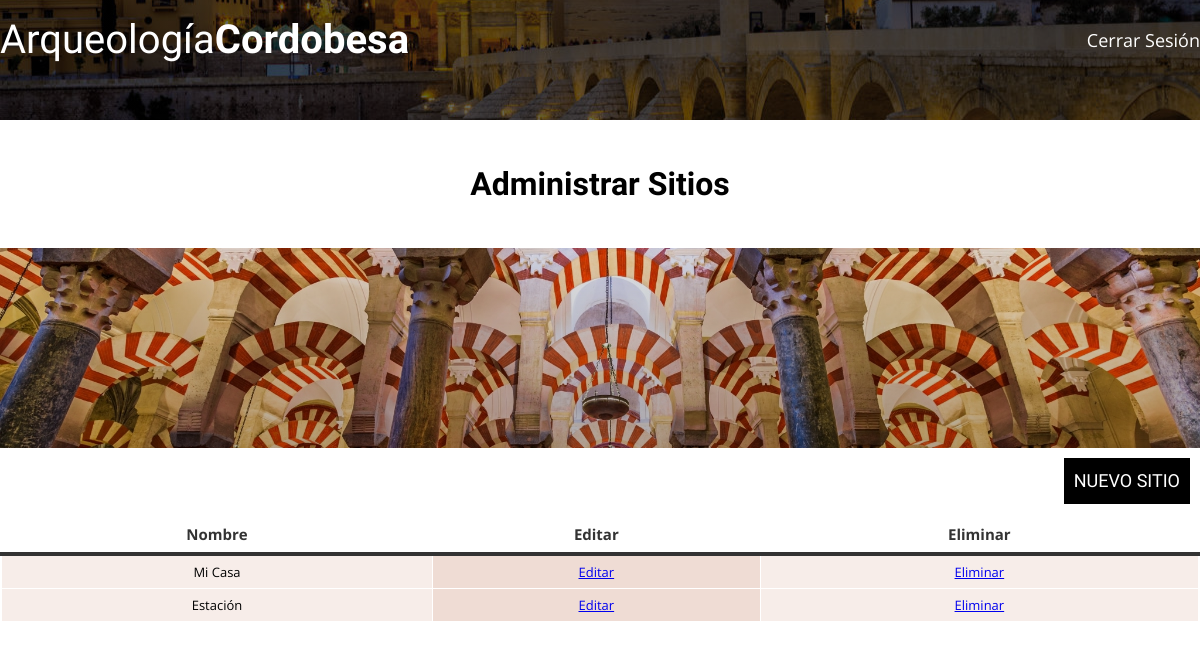
The app's page /admin.php (signed in), older data.
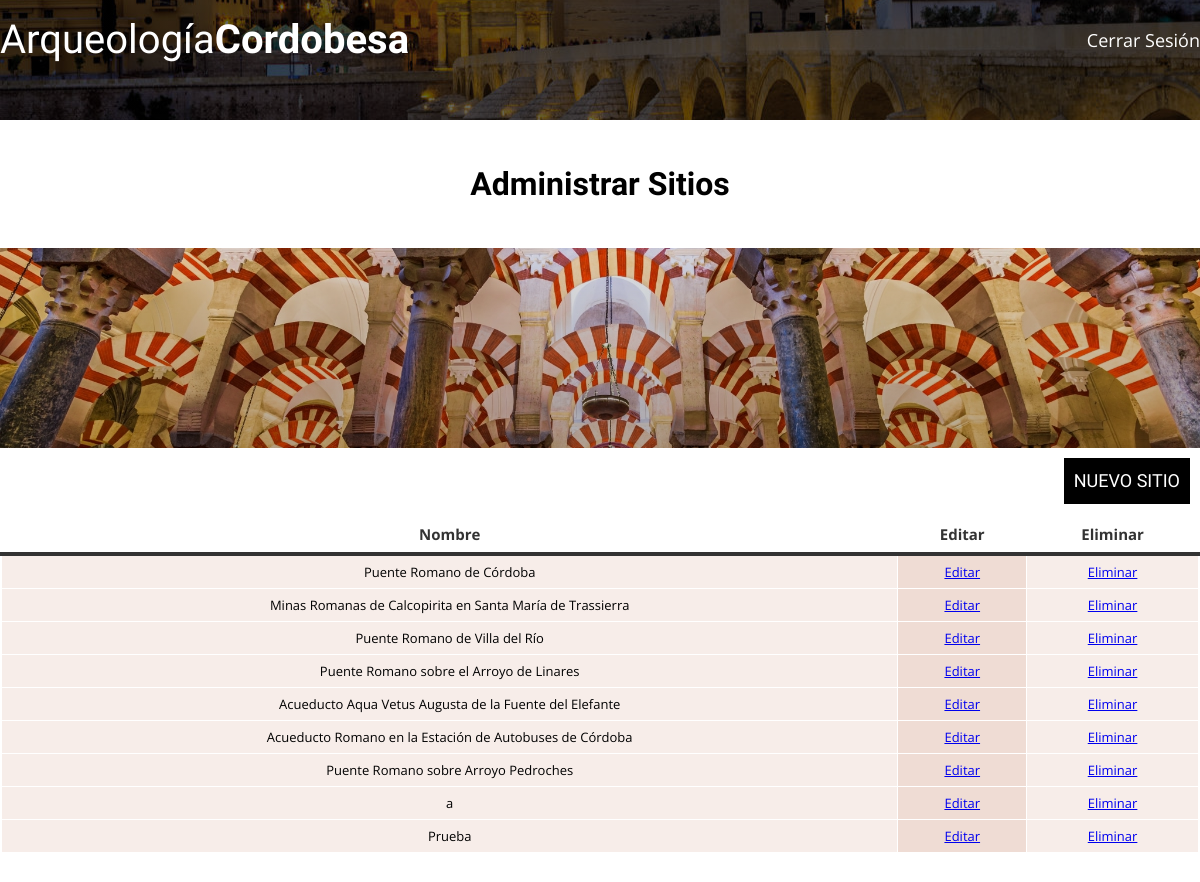
The same page, newer data.
### tables this page shows
CREATE TABLE `markers` (
  `id` int(11) NOT NULL,
  `name` varchar(250) NOT NULL,
  `info` text NOT NULL,
  `lat` float NOT NULL,
  `lng` float NOT NULL,
  `img` text,
  `video` text
);

### admin.php (the view, shortened to what this page needs)
<!DOCTYPE html>
<html lang="es">
<head>
    <link rel="stylesheet" href="./css/normalize.css">
    <link rel="stylesheet" href="./css/styles.css">
</head>
<body>
    <?php
        $conn->query("SET NAMES 'utf8'");
        $sql = "SELECT * FROM markers";
        $result = $conn->query($sql);
    ?>
    <header class="site-header">
        <div class="contenedor">
            <div class="barra">
                <a href="index.php">
                    <h1 class=no-margin>Arqueología<span>Cordobesa</span></h1>
                </a>
                <nav class="navegacion">
                    <a href="logout.php">Cerrar Sesión</a>
                </nav>
            </div>
        </div>
    </header>
    <main class="contenedor">
        <h3 class="centrar-texto">Administrar Sitios</h3>
        <div class="formulario-bg"></div>
        <div class="boton--admin">
            <a href="insert_form.php" class="boton nuevo--marcador">Nuevo Sitio</a>
        </div>
        <table class="greyGridTable">
            <thead>
                <tr>
                    <th>Nombre</th>
                    <th>Editar</th>
                    <th>Eliminar</th>
                </tr>
            </thead>
            <tbody>
                <?php
                    while ($row = $result->fetch_assoc()) {
                        echo
                        "<tr>
                            <td>".$row["name"]."</td>
                            <td><a href=\"update_form.php?id=".$row["id"]."\">Editar</a></td>
                            <td><a href=\"db_edit.php?delete=1&id=".$row["id"]."\">Eliminar</a></td>
                        </tr>";
                    }
                ?>
            </tbody>
        </table>
        <br><br>
    </main>
</body>
</html>

### css/styles.css (style rules this page uses)
html, body { height: 100%; margin: 0; padding: 0; }
html { box-sizing: border-box; font-size: 62.5%; }
*, *:before, *:after { box-sizing: inherit; }
body { font-family: 'Open Sans', sans-serif; font-size: 1.6rem; line-height: 2; }
.contenedor { max-width: 1200px; margin: 0 auto; }
h1, h2, h3, h4 { font-family: 'PT Sans', sans-serif; }
h1 { font-size: 4rem; }
h3 { font-size: 3.2rem; }
.centrar-texto { text-align: center; }
.no-margin { margin: 0; }
@media (min-width: 768px) { .barra { display: flex; justify-content: space-between; align-items: center; } }
.site-header { background-color: black; background-image: linear-gradient( rgba(0, 0, 0, 0.4), rgba(0, 0, 0, 0.4)), url(../img/cordoba.jpg); background-repeat: no-repeat; background-position: 90% 70%; background-size: cover; height: 21%; }
@media (min-width: 768px) { .site-header { height: 15%; background-image: linear-gradient( rgba(0, 0, 0, 0.6), rgba(0, 0, 0, 0.6)), url(../img/cordoba.jpg); } }
.site-header a { color: #ffffff; text-decoration: none; }
.site-header h1 { text-align: center; font-weight: 400; }
.site-header h1 span { font-weight: 700; }
.navegacion a { text-align: center; display: block; font-size: 1.8rem; }
@media (min-width: 768px) { .navegacion a { display: inline; margin-right: 2rem; } }
@media (min-width: 768px) { .navegacion a:last-of-type { margin: 0; } }
.formulario-bg { background-image: linear-gradient( rgba(0, 0, 0, 0.1), rgba(0, 0, 0, 0.3)), url(../img/arcos.jpg); height: 20rem; background-size: cover; background-repeat: no-repeat; background-position: 50% 50%; }
.boton { display: block; font-family: 'PT Sans', sans-serif; color: white; text-align: center; padding: 1rem 3rem; font-size: 1.8rem; text-transform: uppercase; font-weight: 400; margin-bottom: 2rem; border: none; padding: 5px 10px; text-decoration: none; }
@media (min-width: 768px) { .boton { display: inline-block; } }
.nuevo--marcador { background-color: black; text-decoration: none; margin: 1rem; }
.boton--admin { float: center; }
@media (min-width: 768px) { .boton--admin { float: right; } }
table.greyGridTable { border: 2px solid #FFFFFF; width: 100%; text-align: center; border-collapse: collapse; }
table.greyGridTable td, table.greyGridTable th { border: 1px solid #FFFFFF; padding: 3px 4px; }
table.greyGridTable tbody td { font-size: 13px; }
table.greyGridTable td:nth-child(odd) { background: rgba(177, 80, 42, 0.1); }
table.greyGridTable td:nth-child(even) { background: rgba(177, 80, 42, 0.2); }
table.greyGridTable thead { background: #FFFFFF; border-bottom: 4px solid #333333; }
table.greyGridTable thead th { font-size: 15px; font-weight: bold; color: #333333; text-align: center; }

Row changes from the older to the newer data that the page shows:
removed markers: name "Mi Casa"
removed markers: name "Estación"
added markers: name "Puente Romano de Córdoba"
added markers: name "Minas Romanas de Calcopirita en Santa María de Trassierra"
added markers: name "Puente Romano de Villa del Río"
added markers: name "Puente Romano sobre el Arroyo de Linares"
added markers: name "Acueducto Aqua Vetus Augusta de la Fuente del Elefante"
added markers: name "Acueducto Romano en la Estación de Autobuses de Córdoba"
added markers: name "Puente Romano sobre Arroyo Pedroches"
added markers: name "a"
added markers: name "Prueba"
